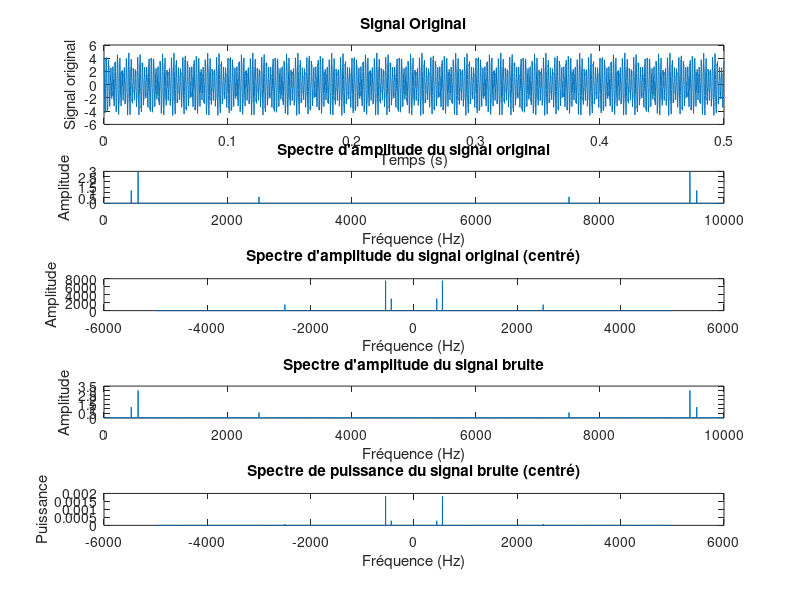

Reproduce this figure in MATLAB.
clear all
close all
clc

fe=10000; %fréquence d'échantillonnage
te=1/fe; %période d'échantillonnage
N=5000; %nombre d'échantillons
t=0:te:(N-1)*te; %vecteur temps

%génération du signal d'origine X
X = 1.2*cos(2*pi*440*t + 1.2)+ 3*cos(2*pi*550*t) + 0.6*cos(2*pi*2500*t);

% 1- Tracer le signal X
subplot(4,1,1)
plot(t,X)
xlabel("Temps (s)")
ylabel("Signal original")
title("Signal Original")

%  2- Calculer la TFD du signal X en utilisant la commande fft, puis tracer son spectre
% en amplitude après avoir créé le vecteur f qui correspond à l'échantillonnage du signal
% dans l'espace fréquentiel. 
f=(0:N-1)*(fe/N);
y=fft(X);
subplot(5,1,2)
plot(f,2*(abs(y)/N));
xlabel("Fréquence (Hz)")
ylabel("Amplitude")
title("Spectre d'amplitude du signal original")

% 3. Pour mieux visualiser le contenu fréquentiel du signal, utiliser la fonction fftshift, qui
% effectue un décalage circulaire centré sur zéro du spectre en amplitude obtenu par la
% commande fft.
z=fftshift(abs(y));
subplot(5,1,3)
fc=(-N/2:N/2-1)*(fe/N);
plot(fc,z)
xlabel("Fréquence (Hz)")
ylabel("Amplitude")
title("Spectre d'amplitude du signal original (centré)")

% 4- Créer un nouveau signal xnoise, en introduisant un bruit blanc gaussien dans le
% signal d’origine X, puis visualisez-le. 

% génération du bruit
xnoise = X+randn(size(X));
ynoise = fft(xnoise);
r1=2*(abs(ynoise)/N);
subplot(5,1,4)
plot(f,r1)
xlabel("Fréquence (Hz)")
ylabel("Amplitude")
title("Spectre d'amplitude du signal bruite")

% 6- Calculez puis tracer le spectre de puissance du signal bruité centré à la fréquence
% zéro.
z1=fftshift(r1);
p = (z1.^2)/N;
subplot(5,1,5)
plot(fc,p)
xlabel("Fréquence (Hz)")
ylabel("Puissance")
title("Spectre de puissance du signal bruite (centré)")

% 7- Augmenter l’intensité de bruit puis afficher le spectre. Interpréter le résultat obtenu.
% On peut augmenter l'intensité de bruit en multipliant la fonction randn par un scalaire
